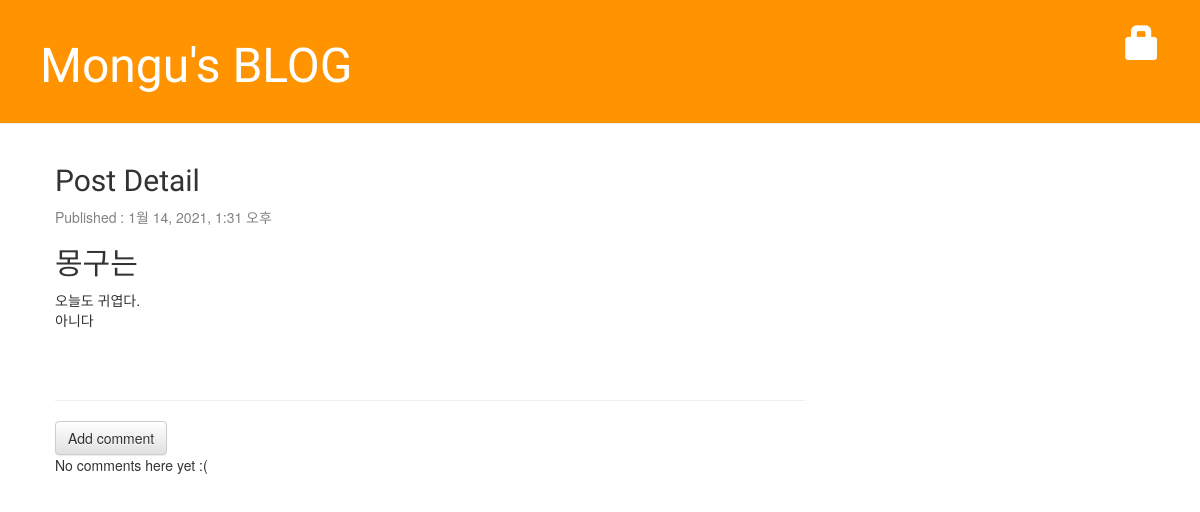
The page /post/6/ on the database as committed earlier.
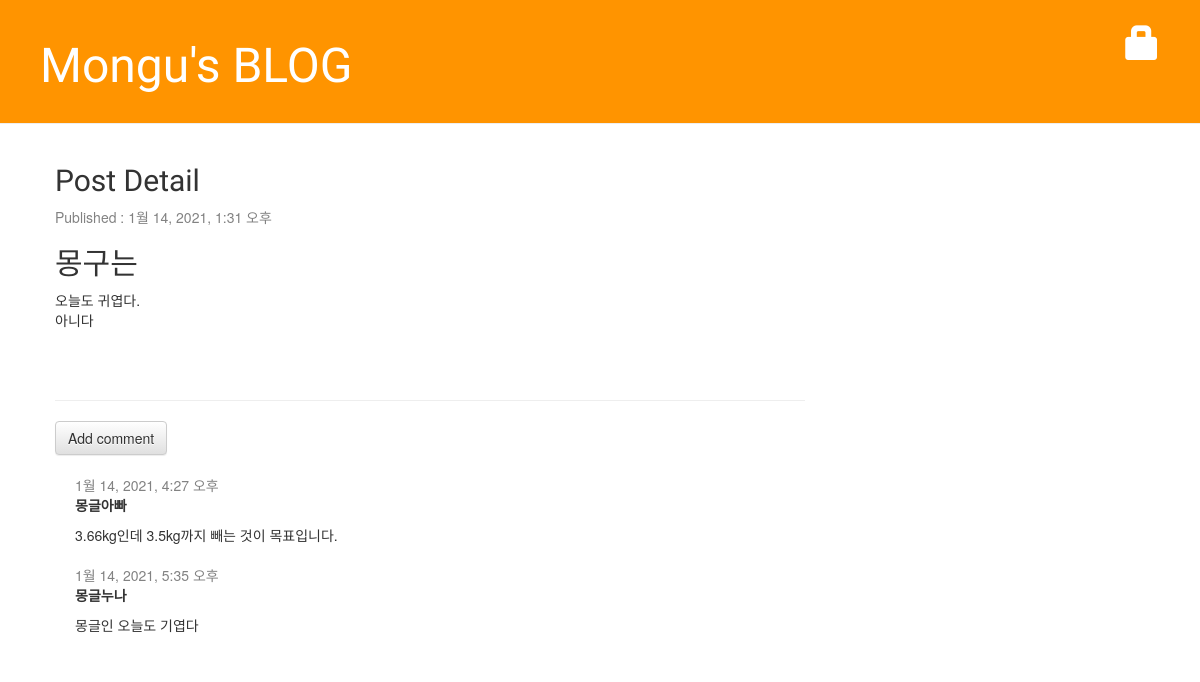
The same page on the database as committed later.
### blog/models.py (models this page shows, shortened)
class Post(models.Model):
    author = models.ForeignKey('auth.User', on_delete=models.CASCADE)
    title = models.CharField(max_length=200, validators=[min_length_3_validator])
    text = models.TextField()
    created_date = models.DateTimeField(default=timezone.now)
    published_date = models.DateTimeField(blank=True, null=True)

class Comment(models.Model):
    post = models.ForeignKey('blog.Post', on_delete=models.CASCADE, related_name='comments')
    author = models.CharField(max_length=200)
    text = models.TextField()
    created_date = models.DateTimeField(default=timezone.now)
    approved_comment = models.BooleanField(default=False)

### blog/views.py (the view)
# urls.py: path('post/<int:pk>/', views.post_detail, name='post_detail'),
def post_detail(request, pk):
    post = get_object_or_404(Post, pk=pk)
    return render(request, 'blog/post_detail.html', {'post':post})

### blog/templates/blog/post_detail.html (shortened to what this page needs)
{% extends 'blog/base.html' %}
{% block content %}
    <div class="post">
        <h2>Post Detail</h2>
        {% if post.published_date %}
            <div class="date">
                <p>Published : {{post.published_date}}</p>
            </div>
        {% endif %}
        <h2>{{post.title}}</h2>
        <p>{{post.text|linebreaksbr}}</p>
    </div>
    <hr>
    <a class="btn btn-default" href="{% url 'add_comment_to_post' pk=post.pk %}">Add comment</a>
    {% for comment in post.comments.all %}
        {% if user.is_authenticated or comment.approved_comment %}
        <div class="comment">
            <div class="date">
                {{ comment.created_date }}
            </div>
            <strong>{{ comment.author }}</strong>
            <p>{{ comment.text|linebreaks }}</p>
        </div>
        {% endif %}
    {% empty %}
        <p>No comments here yet :(</p>
    {% endfor %}
{% endblock %}

### blog/templates/blog/base.html (shortened to what this page needs)
<!DOCTYPE html>
{% load static %}
<html lang="ko">
<head>
    <link rel="stylesheet" href="https://maxcdn.bootstrapcdn.com/bootstrap/3.3.2/css/bootstrap.min.css">
    <link rel="stylesheet" href="https://maxcdn.bootstrapcdn.com/bootstrap/3.3.2/css/bootstrap-theme.min.css">
    <link rel="stylesheet" href="{% static 'css/blog.css' %}">
</head>
<body>
    <div class="page-header">
        {% if user.is_authenticated %}
            <a href="{% url 'post_new' %}" class="top-menu">
            <span class="glyphicon glyphicon-plus"></span></a>
            <p class="top-menu" style="font-size: 20px;">Hello {{ user.username }}<small>(<a href="{% url 'logout' %}?next={{request.path}}">Log out</a>)</small></p>
        {% else %}
            <a href="{% url 'login' %}" class="top-menu">
            <span class="glyphicon glyphicon-lock"></span></a>
        {% endif %}
        <h1><a href="{% url 'post_list' %}">Mongu's BLOG</a></h1>
    </div>
    <div class="content container">
        <div class="row">
            <div class="col-md-8">
                {% block content %}
                {% endblock %}
            </div>
        </div>
    </div>
</body>
</html>

### blog/static/css/blog.css (style rules this page uses)
.page-header { background-color: #ff9400; margin-top: 0; padding: 20px 20px 20px 40px; }
.page-header h1, .page-header h1 a, .page-header h1 a:visited, .page-header h1 a:active { color: #ffffff; font-size: 36pt; text-decoration: none; }
.content { margin-left: 40px; }
h1, h2, h3, h4 { font-family: 'Lobster', cursive; }
.date { color: #828282; }
.top-menu, .top-menu:hover, .top-menu:visited { color: #ffffff; float: right; font-size: 26pt; margin-right: 20px; }
.post { margin-bottom: 70px; }
.comment { margin: 20px 0px 20px 20px; }

Rows that differ between the two databases and show on the page:
added Comment: created_date "1월 14, 2021, 4:27 오후", author "몽글아빠", text "3.66kg인데 3.5kg까지 빼는 것이 목표입니다."
added Comment: created_date "1월 14, 2021, 5:35 오후", author "몽글누나", text "몽글인 오늘도 기엽다"
Other text that changed with them:
text no longer shown: "No comments here yet :("
